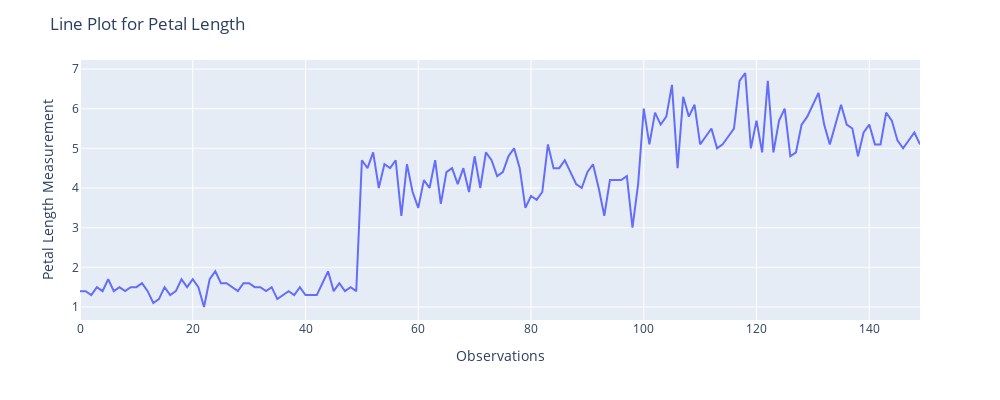

Notebook code cell kept with this figure:
### Markdown cell above
`fig = px.line(data_frame=DATAFRAME, y=NUM_COL)`<BR><BR>
`fig.update_layout(title_text=TITLE, xaxis_title=X_TITLE, width=600, height=400)`<BR><BR>
`fig.show()`

### Code cell
# Code Block
fig = px.line(data_frame=df, x=list(range(150)), y="petal_length")
fig.update_layout(title_text="Line Plot for Petal Length", xaxis_title="Observations", yaxis_title="Petal Length Measurement", height = 400, width = 1000)
fig.show()

### Figure 1 — Plotly figure (JSON) as saved in the notebook; plotly's stock layout.template omitted (floating-point values rounded to 4 significant figures; data arrays with more than 128 entries replaced by an {"elided": "..."} marker saying what was removed)
{"data": [{"hovertemplate": "x=%{x}<br>petal_length=%{y}<extra></extra>", "legendgroup": "", "line": {"color": "#636efa", "dash": "solid"}, "marker": {"symbol": "circle"}, "mode": "lines", "name": "", "orientation": "v", "showlegend": false, "type": "scatter", "x": {"elided": "150 int values"}, "xaxis": "x", "y": {"elided": "150 float values"}, "yaxis": "y"}], "layout": {"height": 400, "legend": {"tracegroupgap": 0}, "margin": {"t": 60}, "title": {"text": "Line Plot for Petal Length"}, "width": 1000, "xaxis": {"anchor": "y", "domain": [0, 1], "title": {"text": "Observations"}}, "yaxis": {"anchor": "x", "domain": [0, 1], "title": {"text": "Petal Length Measurement"}}}}
